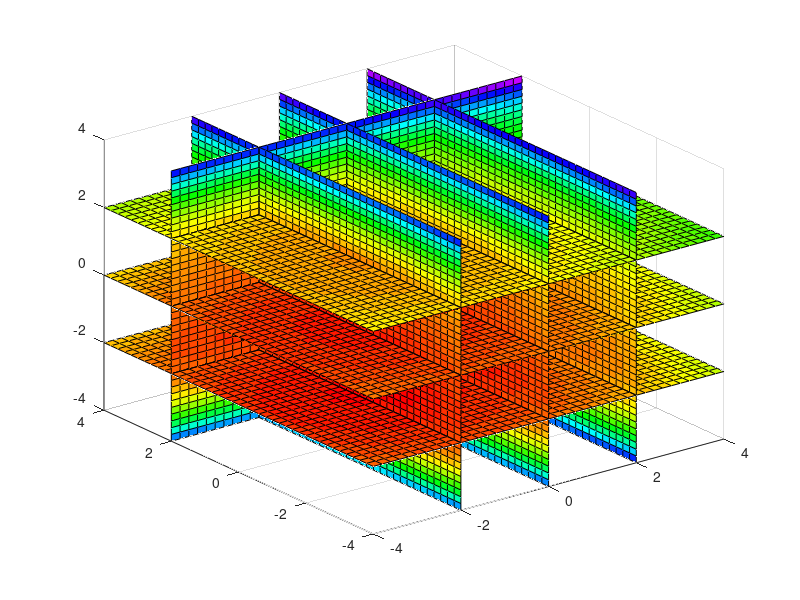

The MATLAB script that drew this image:
[x,y,z] = meshgrid(-4:.2:4,-4:.2:4,-4:.2:4);
v = 2*(x.^2) + 2*(y.^2) + z.^4 + x.*8 + y.*4 + z.*10 + 2*exp(-(z./4).^2);
xslice = [-2,0,2]; 
yslice = 2; 
zslice = [-2,0,2];
slice(x,y,z,v,xslice,yslice,zslice)
colormap hsv
